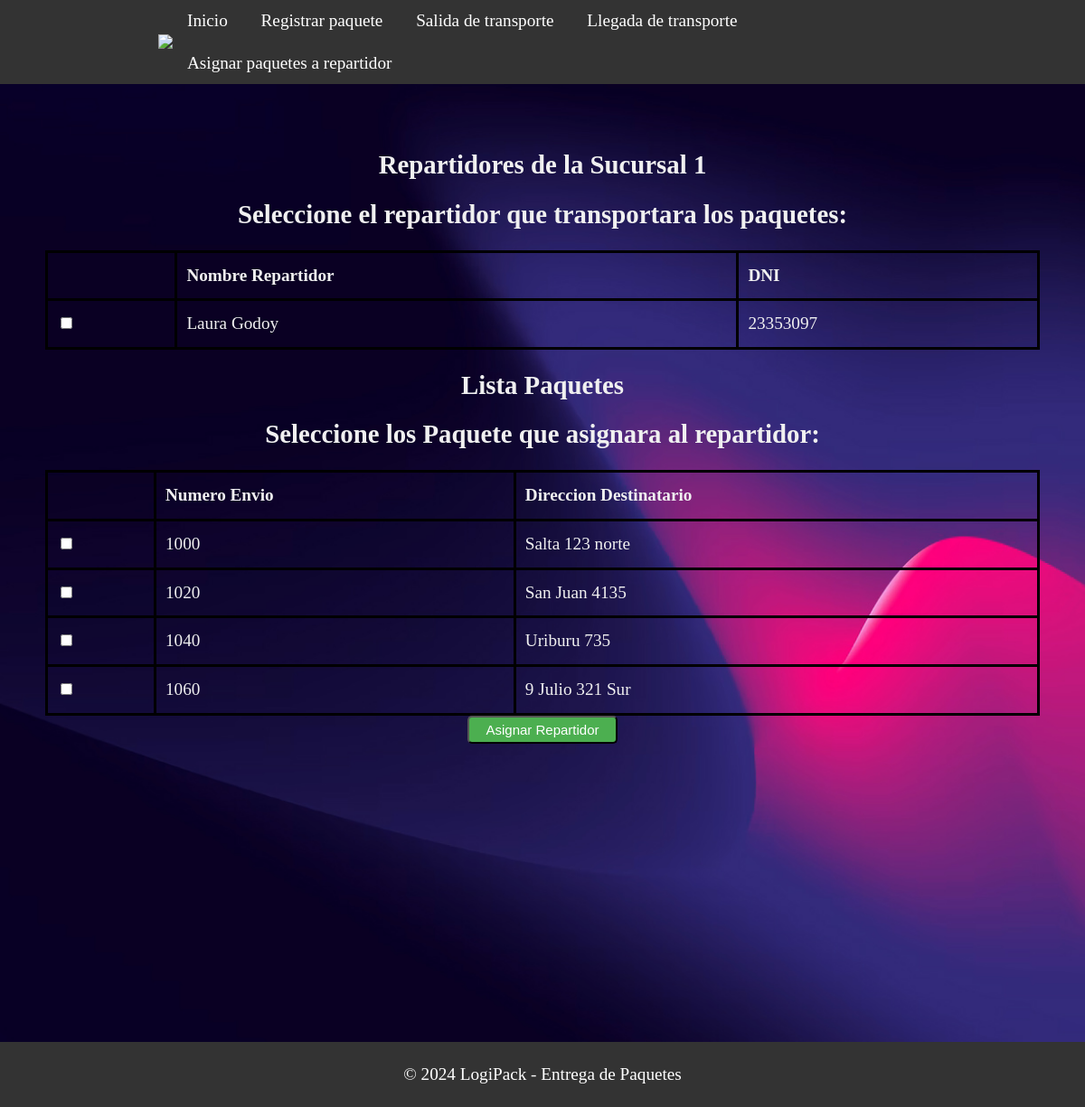
Before: /seleccionar_repartidor/1 with the older database file.
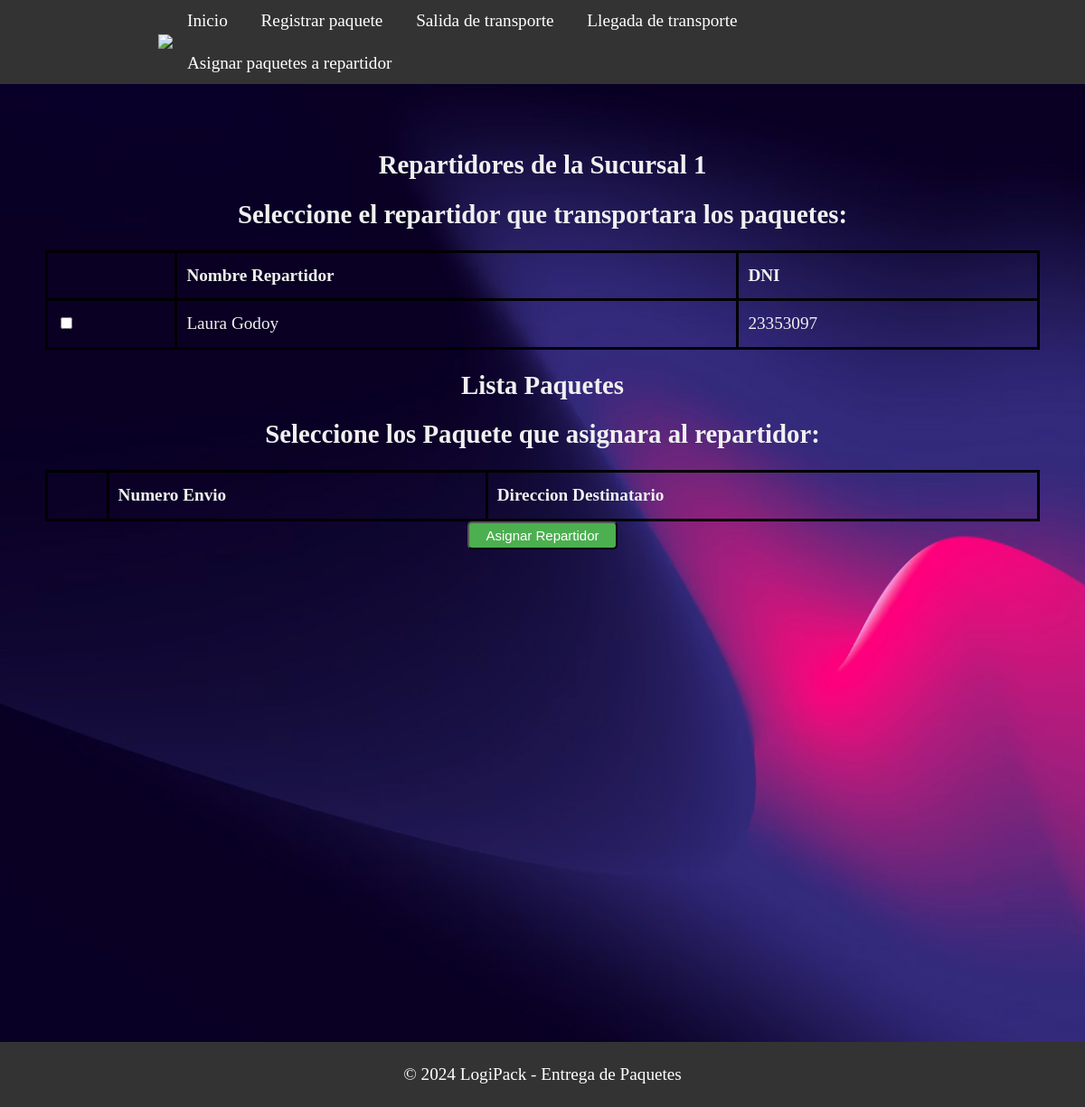
After: the same page with the newer database file.
### models.py (models this page shows)
class Repartidor(db.Model):
    __tablename__= 'repartidor'
    id = db.Column(db.Integer,primary_key=True)
    numero = db.Column(db.Integer)
    nombre = db.Column(db.String(80),nullable=False)
    dni = db.Column(db.String(20),nullable=False)
    idsucursal= db.Column(db.Integer,db.ForeignKey('sucursal.id'))
    paquetes =  db.relationship('Paquete', backref='repartidor', cascade="all,delete-orphan")

class Paquete(db.Model):
    __tablename__ = 'paquete'
    id = db.Column(db.Integer,primary_key=True)
    numeroenvio = db.Column(db.String(20),unique=True,nullable=False)
    peso = db.Column(db.String(80),nullable=False)
    nomdestinatario = db.Column(db.String(80),nullable=False)
    dirdestinatario = db.Column(db.String(80),nullable=False)
    entregado =  db.Column(db.String(80),nullable=False)
    observaciones =  db.Column(db.String(80),nullable=False)
    idsucursal= db.Column(db.Integer,db.ForeignKey('sucursal.id'))
    idtransporte= db.Column(db.Integer,db.ForeignKey('transporte.id'))
    idrepartidor= db.Column(db.Integer,db.ForeignKey('repartidor.id'))

### app.py (the view)
@app.route('/seleccionar_repartidor/<int:sucursal_id>')
def seleccionar_repartidor(sucursal_id):
    repartidores = Repartidor.query.filter_by(idsucursal=sucursal_id).all()
    paquetes = Paquete.query.filter_by(entregado=False,idrepartidor=0).all()
    return render_template('despachanteAsignarRepartidor.html', repartidores=repartidores, paquetes=paquetes, sucursal_id=sucursal_id)

### templates/despachanteAsignarRepartidor.html (shortened to what this page needs)
<!DOCTYPE html>
<html>
<head>
    <link rel="stylesheet" type="text/css" href="{{ url_for('static', filename='css/style_sucursales.css') }}">
</head>
<body>
<header class="header">
    <div class="container logo-container">
        <a href="#" class="logo"><img src="{{ url_for('static', filename='img/logo.jpg') }}"></a>
        <nav class="menu">
            <ul>
                <li><a href="{{ url_for('saludo') }}">Inicio</a></li>
                <li><a href="{{ url_for('despachante_registrar_paquete',sucursal_id=sucursal_id) }}">Registrar paquete</a></li>
                <li><a href="{{ url_for('salidaTransporte',sucursal_id=sucursal_id) }}">Salida de transporte</a></li>
                <li><a href="{{ url_for('seleccionar_transporte', sucursal_id=sucursal_id) }}">Llegada de transporte</a></li>
                <li><a href="{{ url_for('seleccionar_repartidor', sucursal_id=sucursal_id) }}">Asignar paquetes a repartidor</a></li>
            </ul>
        </nav>
    </div>
</header>
<section class="section-principal">
    <div class="containerSucursal">
        <h1>Repartidores de la Sucursal  {{sucursal_id}}</h1>
        <h2>Seleccione el repartidor que transportara los paquetes:</h2>
        <form action="{{ url_for('asignar_repartidor') }}" method="POST">
            <table>
                <thead>
                    <tr>
                        <th></th>
                        <th>Nombre Repartidor</th>
                        <th>DNI</th>
                    </tr>
                </thead>
                <tbody>
                    {% for repartidor in repartidores %}
                        <tr>
                            <td>
                                <input type="checkbox" name="repartidores" value="{{ repartidores.numero }}">
                            </td>
                            <td>{{ repartidor.nombre }}</td>
                            <td>{{ repartidor.dni }}</td>
                        </tr>
                    {% endfor %}
                </tbody>
            </table>
            <h1>Lista Paquetes</h1>
            <h2>Seleccione los Paquete que asignara al repartidor:</h2>
            <table>
                <thead>
                    <tr>
                        <th></th>
                        <th>Numero Envio</th>
                        <th>Direccion Destinatario</th>
                    </tr>
                </thead>
                <tbody>
                    {% for paquete in paquetes %}
                        <tr>
                            <td>
                                <input type="checkbox" name="paquetes" value="{{ paquete.numeroenvio }}">
                            </td>
                            <td>{{ paquete.numeroenvio }}</td>
                            <td>{{ paquete.dirdestinatario }}</td>
                        </tr>
                    {% endfor %}
                </tbody>
            </table>
            <button type="submit" class="sesion">Asignar Repartidor</button>
        </form>
    </div>
</section>
<footer>
    <div class="container">
        <p>&copy; 2024 LogiPack - Entrega de Paquetes</p>
    </div>
</footer>
</body>
</html>

Changed rows visible on the page:
no longer on this page (row edited): Paquete: numeroenvio "1000", dirdestinatario "Salta 123 norte"
no longer on this page (row edited): Paquete: numeroenvio "1020", dirdestinatario "San Juan 4135"
no longer on this page (row edited): Paquete: numeroenvio "1040", dirdestinatario "Uriburu 735"
no longer on this page (row edited): Paquete: numeroenvio "1060", dirdestinatario "9 Julio 321 Sur"
